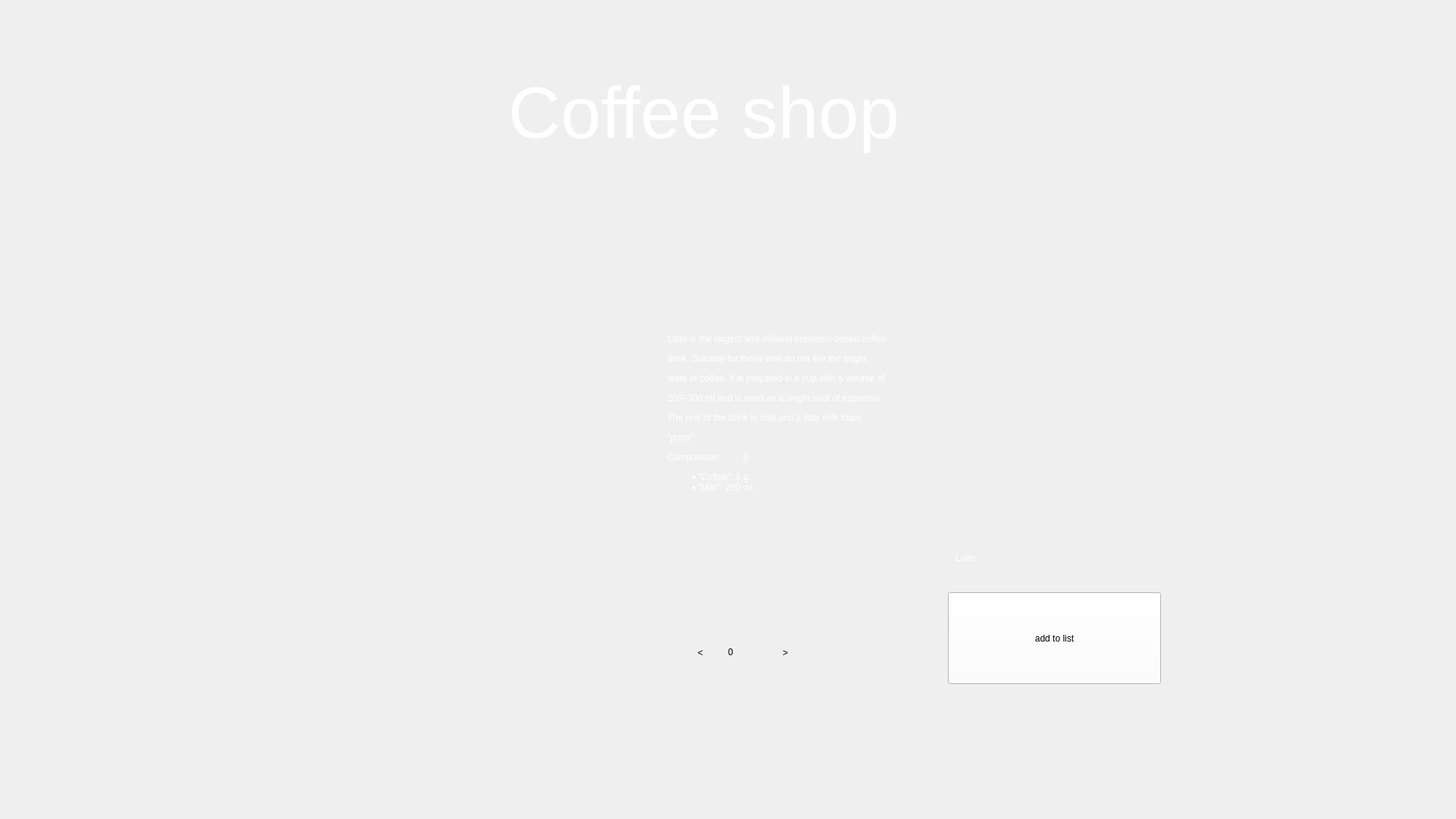
<?xml version="1.0" encoding="UTF-8"?>
<ui version="4.0">
 <class>LatteForm</class>
 <widget class="QWidget" name="LatteForm">
  <property name="geometry">
   <rect>
    <x>0</x>
    <y>0</y>
    <width>1920</width>
    <height>1080</height>
   </rect>
  </property>
  <property name="windowTitle">
   <string>Form</string>
  </property>
  <property name="styleSheet">
   <string notr="true"/>
  </property>
  <widget class="QLabel" name="Back">
   <property name="geometry">
    <rect>
     <x>0</x>
     <y>0</y>
     <width>1920</width>
     <height>1080</height>
    </rect>
   </property>
   <property name="styleSheet">
    <string notr="true">background-image: url(':/res/img/backgr.png');

background-repeat: no-repeat;
</string>
   </property>
   <property name="text">
    <string/>
   </property>
  </widget>
  <widget class="QLabel" name="label_2">
   <property name="geometry">
    <rect>
     <x>670</x>
     <y>80</y>
     <width>581</width>
     <height>141</height>
    </rect>
   </property>
   <property name="styleSheet">
    <string notr="true">position: absolute;
font: 700 26pt &quot;Segoe Script&quot;;
width: 328px;
height: 88px;
left: 796px;
top: 79px;
font-style: normal;
font-weight: 400;
font-size: 64px;
line-height: 88px;
color: #FFFFFF;
 border: none; 
outline: none;
background-position: center;
 background-repeat: no-repeat; 
background-color: transparent;</string>
   </property>
   <property name="text">
    <string>&lt;html&gt;&lt;head/&gt;&lt;body&gt;&lt;p&gt;&lt;span style=&quot; font-size:72pt;&quot;&gt;Coffee shop&lt;/span&gt;&lt;/p&gt;&lt;/body&gt;&lt;/html&gt;</string>
   </property>
  </widget>
  <widget class="QPushButton" name="Zerno">
   <property name="geometry">
    <rect>
     <x>89</x>
     <y>79</y>
     <width>130</width>
     <height>130</height>
    </rect>
   </property>
   <property name="styleSheet">
    <string notr="true">background-image: url(':/res/img/24.png');
background-position: center;
 background-repeat: no-repeat; 
background-color: transparent;
 border: none; 
outline: none;</string>
   </property>
   <property name="text">
    <string/>
   </property>
  </widget>
  <widget class="QLabel" name="label">
   <property name="geometry">
    <rect>
     <x>230</x>
     <y>310</y>
     <width>500</width>
     <height>591</height>
    </rect>
   </property>
   <property name="styleSheet">
    <string notr="true">background-image: url(':/res/img/Latte2.png');
background-position: center;
 background-repeat: no-repeat; </string>
   </property>
   <property name="text">
    <string/>
   </property>
  </widget>
  <widget class="QLabel" name="label_3">
   <property name="geometry">
    <rect>
     <x>880</x>
     <y>330</y>
     <width>711</width>
     <height>431</height>
    </rect>
   </property>
   <property name="styleSheet">
    <string notr="true">font: 700 18pt &quot;Segoe Script&quot;;
color: #FFFFFF;
</string>
   </property>
   <property name="text">
    <string>&lt;html&gt;&lt;head/&gt;&lt;body&gt;&lt;p&gt;Latte is the largest and milkiest espresso-based coffee &lt;/p&gt;&lt;p&gt;drink. Suitable for those who do not like the bright&lt;/p&gt;&lt;p&gt;taste of coffee. It is prepared in a cup with a volume of &lt;/p&gt;&lt;p&gt;250–300 ml and is used as a single shot of espresso. &lt;/p&gt;&lt;p&gt;The rest of the drink is milk and a little milk foam.&lt;/p&gt;&lt;p&gt;&amp;quot;price&amp;quot;: &lt;/p&gt;&lt;p&gt;Composition:&lt;/p&gt;&lt;ul style=&quot;margin-top: 0px; margin-bottom: 0px; margin-left: 0px; margin-right: 0px; -qt-list-indent: 1;&quot;&gt;&lt;li style=&quot; margin-top:12px; margin-bottom:0px; margin-left:0px; margin-right:0px; -qt-block-indent:0; text-indent:0px;&quot;&gt;&amp;quot;Coffee&amp;quot;: 8 g.&lt;/li&gt;&lt;li style=&quot; margin-top:0px; margin-bottom:12px; margin-left:0px; margin-right:0px; -qt-block-indent:0; text-indent:0px;&quot;&gt;&amp;quot;Milk&amp;quot;: 250 ml.&lt;/li&gt;&lt;/ul&gt;&lt;/body&gt;&lt;/html&gt;</string>
   </property>
  </widget>
  <widget class="QPushButton" name="Buttmin">
   <property name="geometry">
    <rect>
     <x>884</x>
     <y>820</y>
     <width>79</width>
     <height>81</height>
    </rect>
   </property>
   <property name="styleSheet">
    <string notr="true">font: 700 18pt &quot;Segoe Script&quot;;
background-image: url(:/res/img/whites.png);

 border: none; 
outline: none;</string>
   </property>
   <property name="text">
    <string>&lt;</string>
   </property>
  </widget>
  <widget class="QPushButton" name="Buttpl">
   <property name="geometry">
    <rect>
     <x>995</x>
     <y>820</y>
     <width>81</width>
     <height>81</height>
    </rect>
   </property>
   <property name="styleSheet">
    <string notr="true">font: 700 18pt &quot;Segoe Script&quot;;
background-image: url(:/res/img/whites.png);

 border: none; 
outline: none;</string>
   </property>
   <property name="text">
    <string>&gt;</string>
   </property>
  </widget>
  <widget class="QLabel" name="numberqwert">
   <property name="geometry">
    <rect>
     <x>960</x>
     <y>820</y>
     <width>91</width>
     <height>81</height>
    </rect>
   </property>
   <property name="statusTip">
    <string/>
   </property>
   <property name="whatsThis">
    <string/>
   </property>
   <property name="layoutDirection">
    <enum>Qt::LeftToRight</enum>
   </property>
   <property name="styleSheet">
    <string notr="true">font: 700 18pt &quot;Segoe Script&quot;;
 border: none; 
outline: none;
background-image: url(:/res/img/whites.png);
text-align: center;</string>
   </property>
   <property name="lineWidth">
    <number>1</number>
   </property>
   <property name="text">
    <string>&lt;html&gt;&lt;head/&gt;&lt;body&gt;&lt;p&gt;0&lt;/p&gt;&lt;/body&gt;&lt;/html&gt;</string>
   </property>
  </widget>
  <widget class="QPushButton" name="pushButton">
   <property name="geometry">
    <rect>
     <x>1250</x>
     <y>781</y>
     <width>281</width>
     <height>121</height>
    </rect>
   </property>
   <property name="styleSheet">
    <string notr="true">font: 700 25pt &quot;Segoe Script&quot;;
background-color: rgb(255, 255, 255);
background-color: rgb(255, 255, 255);</string>
   </property>
   <property name="text">
    <string>add to list</string>
   </property>
  </widget>
  <widget class="QLabel" name="L1">
   <property name="geometry">
    <rect>
     <x>980</x>
     <y>595</y>
     <width>49</width>
     <height>20</height>
    </rect>
   </property>
   <property name="styleSheet">
    <string notr="true">font: 700 18pt &quot;Segoe Script&quot;;
color: #FFFFFF;</string>
   </property>
   <property name="text">
    <string>0</string>
   </property>
  </widget>
  <widget class="QLabel" name="Lab1">
   <property name="geometry">
    <rect>
     <x>1260</x>
     <y>700</y>
     <width>251</width>
     <height>71</height>
    </rect>
   </property>
   <property name="styleSheet">
    <string notr="true">font: 700 27pt &quot;Segoe Script&quot;;
color: #FFFFFF;</string>
   </property>
   <property name="text">
    <string>Latte</string>
   </property>
  </widget>
  <zorder>Back</zorder>
  <zorder>Buttmin</zorder>
  <zorder>numberqwert</zorder>
  <zorder>label_2</zorder>
  <zorder>Zerno</zorder>
  <zorder>label</zorder>
  <zorder>label_3</zorder>
  <zorder>Buttpl</zorder>
  <zorder>pushButton</zorder>
  <zorder>L1</zorder>
  <zorder>Lab1</zorder>
 </widget>
 <resources/>
 <connections/>
</ui>
